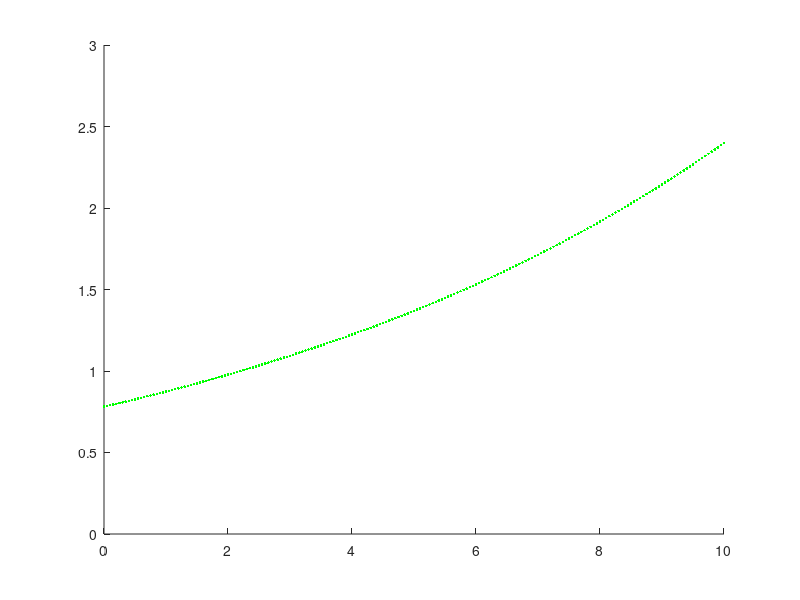

Source code (MATLAB):
dt=0.05;%the time difference
n=200;%the total number of plots
m=1;
x=0.5;
v=1;
t=0;
w=1.5;
e=m*w^2*x^2/2+m*v^2/2;
axis([0,10,0,3]);%fix the value of axis
hold on;
plot(t,e,'g.');
for i=1:n
    a=-w^2*x;
    x=x+v*dt;
    v=v+a*dt;
    t=t+dt;
    e=m*w^2*x^2/2+m*v^2/2;
    plot(t,e,'g.');
end
hold off;